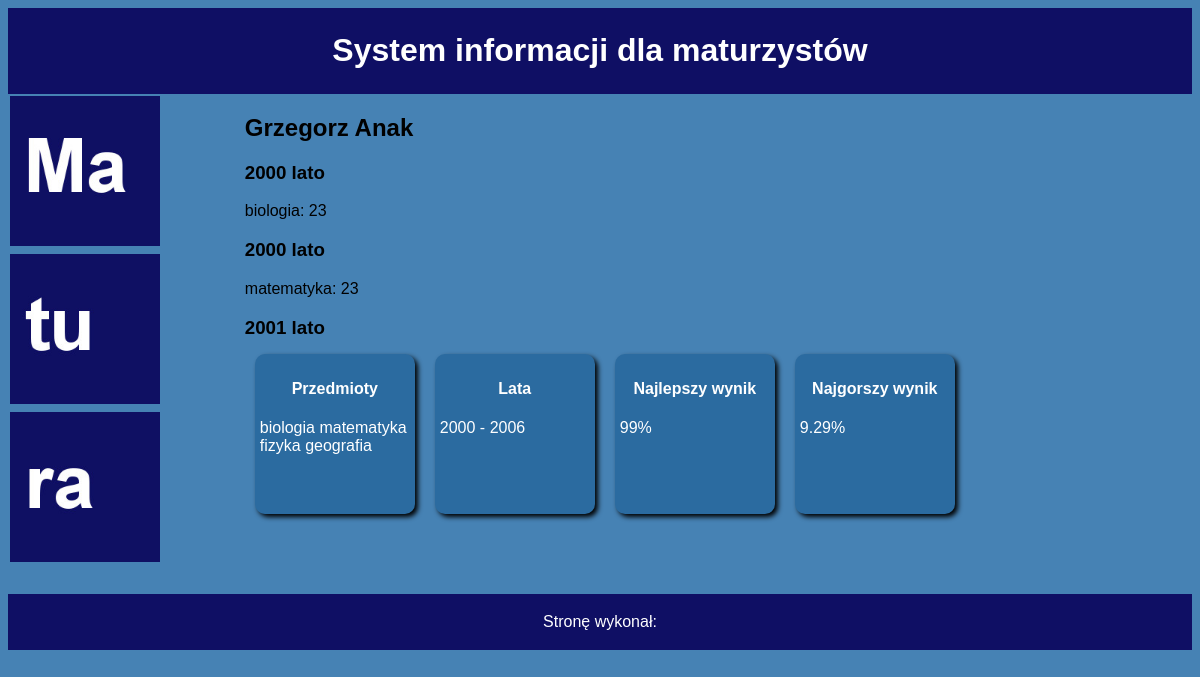
Page /INF.03-04-26.01-SG-rozwiazanie/wynik.php?id=29&imie=Grzegorz&nazwisko=Anak on the committed database.
### tables this page shows
CREATE TABLE `wynik` (
  `id` int(11) NOT NULL,
  `maturzysta_id` int(11) NOT NULL,
  `symbol` char(3) NOT NULL,
  `punkty` int(11) NOT NULL
);

CREATE TABLE `arkusz` (
  `symbol` char(3) NOT NULL,
  `rok` int(4) NOT NULL,
  `przedmiot` varchar(20) NOT NULL,
  `sesja` varchar(4) NOT NULL DEFAULT 'lato'
);

### INF.03-04-26.01-SG-rozwiazanie/wynik.php (the view, shortened to what this page needs)
<?php
    $conn = mysqli_connect("localhost", "root", "", "matura");
    $id = isset($_GET['id']) ? (int)$_GET['id'] : 0;
    $imie = isset($_GET['imie']) ? $_GET['imie'] : '';
    $nazwisko = isset($_GET['nazwisko']) ? $_GET['nazwisko'] : '';
?>
<!DOCTYPE html>
<html lang="pl">
    <head>
        <link rel="stylesheet" href="styl.css">
    </head>
    <body>
        <header>
            <h1>System informacji dla maturzystów</h1>
        </header>
        <aside>
            <img src="ma.jpg" alt="Matura"><br>
            <img src="tu.jpg" alt="Matura"><br>
            <img src="ra.jpg" alt="Matura"><br>
        </aside>
        <div id="pierwszy">
            <?php
                echo "<h2>" . htmlspecialchars($imie) . " " . htmlspecialchars($nazwisko) . "</h2>";
                $q5 = "SELECT arkusz.rok, arkusz.sesja, arkusz.przedmiot, wynik.punkty FROM arkusz JOIN wynik ON arkusz.symbol = wynik.symbol WHERE wynik.maturzysta_id = $id";
                $res5 = mysqli_query($conn, $q5);
                if ($res5) {
                    while ($row5 = mysqli_fetch_assoc($res5)) {
                        echo "<h3>" . $row5['rok'] . " " . $row5['sesja'] . "</h3>";
                        echo "<p>" . htmlspecialchars($row5['przedmiot']) . ": " . $row5['punkty'] . "</p>";
                    }
                }
            ?>
        </div>
        <div id="drugi">
            <?php
                echo "<div class='blok'>";
                    echo "<h4>Przedmioty</h4>";
                    $q2 = "SELECT DISTINCT przedmiot FROM arkusz";
                    $res2 = mysqli_query($conn, $q2);
                    if ($res2) {
                        while ($row2 = mysqli_fetch_assoc($res2)) {
                            echo $row2['przedmiot'] . " ";
                        }
                    }
                echo "</div>";
                echo "<div class='blok'>";
                    echo "<h4>Lata</h4>";
                    $q3 = "SELECT MIN(rok) AS min_rok, MAX(rok) AS max_rok FROM arkusz";
                    $res3 = mysqli_query($conn, $q3);
                    if ($res3) {
                        $row3 = mysqli_fetch_assoc($res3);
                        echo $row3['min_rok'] . " - " . $row3['max_rok'];
                    }
                echo "</div>";
                echo "<div class='blok'>";
                    echo "<h4>Najlepszy wynik</h4>";
                    $q4 = "SELECT maturzysta_id, AVG(punkty) AS Wynik FROM wynik GROUP BY maturzysta_id ORDER BY Wynik DESC LIMIT 1";
                    $res4 = mysqli_query($conn, $q4);
                    if ($res4) {
                        $row4 = mysqli_fetch_assoc($res4);
                        echo round($row4['Wynik'], 2) . "%";
                    }
                echo "</div>";
                echo "<div class='blok'>";
                    echo "<h4>Najgorszy wynik</h4>";
                    $q4asc = "SELECT maturzysta_id, AVG(punkty) AS Wynik FROM wynik GROUP BY maturzysta_id ORDER BY Wynik ASC LIMIT 1";
                    $res4asc = mysqli_query($conn, $q4asc);
                    if ($res4asc) {
                        $row4asc = mysqli_fetch_assoc($res4asc);
                        echo round($row4asc['Wynik'], 2) . "%";
                    }
                echo "</div>";
            ?>
        </div>
        <footer>
            <p>Stronę wykonał: </p>
        </footer>
    </body>
</html>

### INF.03-04-26.01-SG-rozwiazanie/styl.css (style rules this page uses)
body { font-family: cursive, sans-serif; background-color: #4682B4; }
header, footer { background-color: #0F0F64; color: white; text-align: center; padding: 3px; }
#pierwszy, #drugi { width: 80%; height: 250px; overflow: auto; }
footer { clear: both; }
aside { width: 20%; height: 500px; float: left; }
img { width: 150px; padding: 2px; }
h4 { text-align: center; }
#drugi .blok { background-color: #2B6BA0; color: white; width: 150px; height: 150px; margin: 10px; padding: 5px; border-radius: 10px; box-shadow: 3px 3px 5px black; float: left; }

### rows in the picture
wynik: symbol.rok "2000", symbol.sesja "lato", symbol.przedmiot "biologia", punkty "23"
wynik: symbol.rok "2000", symbol.sesja "lato", symbol.przedmiot "matematyka", punkty "23"
wynik: symbol.rok "2001", symbol.sesja "lato"

### other values in the picture
$imie "Grzegorz"
$nazwisko "Anak"
$row2['przedmiot'] "biologia"
$row2['przedmiot'] "matematyka"
$row2['przedmiot'] "fizyka"
$row2['przedmiot'] "geografia"
$row3['min_rok'] "2000"
$row3['max_rok'] "2006"
$row4['Wynik'] "99"
$row4asc['Wynik'] "9.29"
